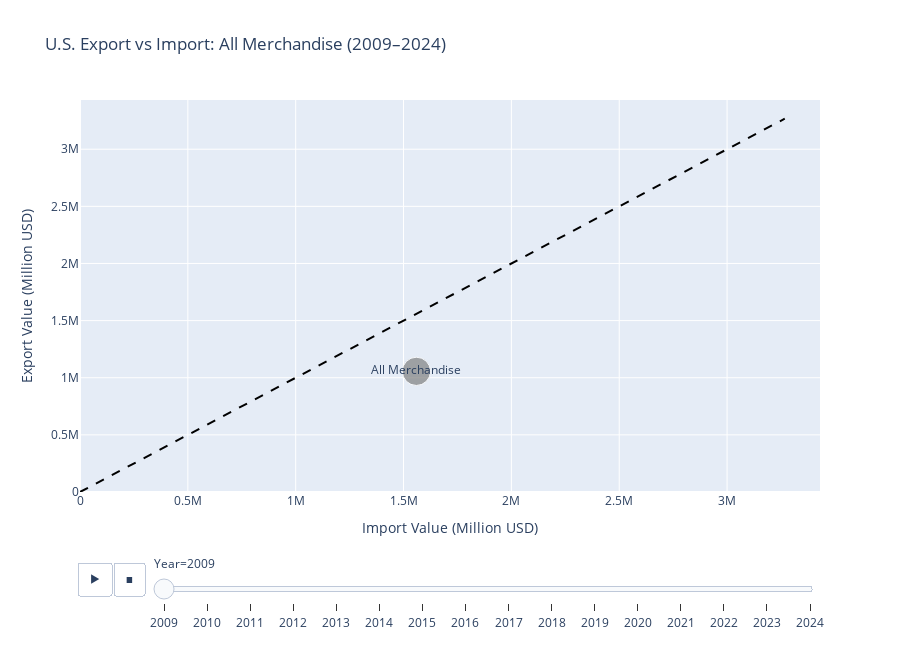

Source (notebook cell):
### Markdown cell above
# U.S. Export vs Import: All Merchandise (2009–2024)

### Code cell
merged = pd.merge(export_long, import_long, on=["Product", "Year"])
merged["Is_All_Merchandise"] = merged["Product"].str.contains("All Merchandise")
all_merch = merged[merged["Is_All_Merchandise"]].copy()
all_merch["Size"] = 40  # fixed bubble size

# Animated Plot for All Merchandise only
fig = px.scatter(
    all_merch,
    x="Import",
    y="Export",
    animation_frame="Year",
    size="Size",
    hover_name="Product",
    color_discrete_sequence=["gray"],
    text=["All Merchandise"] * len(all_merch),
    title="U.S. Export vs Import: All Merchandise (2009–2024)"
)

# Add 45-degree trade balance line
max_val = max(all_merch["Export"].max(), all_merch["Import"].max())
fig.add_trace(go.Scatter(
    x=[0, max_val],
    y=[0, max_val],
    mode='lines',
    line=dict(color='black', dash='dash'),
    name='Trade Balance = 0'
))

# Layout settings
fig.update_layout(
    xaxis_title="Import Value (Million USD)",
    yaxis_title="Export Value (Million USD)",
    xaxis=dict(range=[0, max_val * 1.05]),
    yaxis=dict(range=[0, max_val * 1.05]),
    height=650,
    showlegend=False
)

fig.show()
fig.write_html("../img/All_Merchandise_bubble.html")

### Figure 1 — Plotly figure (JSON) as saved in the notebook; plotly's stock layout.template omitted (floating-point values rounded to 4 significant figures)
{"data": [{"hovertemplate": "<b>%{hovertext}</b><br><br>Year=2009<br>Import=%{x}<br>Export=%{y}<br>Size=%{marker.size}<br>text=%{text}<extra></extra>", "hovertext": ["0--All Merchandise"], "legendgroup": "", "marker": {"color": "gray", "size": [40], "sizemode": "area", "sizeref": 0.1, "symbol": "circle"}, "mode": "markers+text", "name": "", "orientation": "v", "showlegend": false, "text": ["All Merchandise"], "type": "scatter", "x": [1559625], "xaxis": "x", "y": [1056043], "yaxis": "y"}, {"line": {"color": "black", "dash": "dash"}, "mode": "lines", "name": "Trade Balance = 0", "type": "scatter", "x": [0, 3267389], "y": [0, 3267389]}], "layout": {"height": 650, "legend": {"itemsizing": "constant", "tracegroupgap": 0}, "showlegend": false, "sliders": [{"active": 0, "currentvalue": {"prefix": "Year="}, "len": 0.9, "pad": {"b": 10, "t": 60}, "steps": [{"args": [["2009"], {"frame": {"duration": 0, "redraw": false}, "fromcurrent": true, "mode": "immediate", "transition": {"duration": 0, "easing": "linear"}}], "label": "2009", "method": "animate"}, {"args": [["2010"], {"frame": {"duration": 0, "redraw": false}, "fromcurrent": true, "mode": "immediate", "transition": {"duration": 0, "easing": "linear"}}], "label": "2010", "method": "animate"}, {"args": [["2011"], {"frame": {"duration": 0, "redraw": false}, "fromcurrent": true, "mode": "immediate", "transition": {"duration": 0, "easing": "linear"}}], "label": "2011", "method": "animate"}, {"args": [["2012"], {"frame": {"duration": 0, "redraw": false}, "fromcurrent": true, "mode": "immediate", "transition": {"duration": 0, "easing": "linear"}}], "label": "2012", "method": "animate"}, {"args": [["2013"], {"frame": {"duration": 0, "redraw": false}, "fromcurrent": true, "mode": "immediate", "transition": {"duration": 0, "easing": "linear"}}], "label": "2013", "method": "animate"}, {"args": [["2014"], {"frame": {"duration": 0, "redraw": false}, "fromcurrent": true, "mode": "immediate", "transition": {"duration": 0, "easing": "linear"}}], "label": "2014", "method": "animate"}, {"args": [["2015"], {"frame": {"duration": 0, "redraw": false}, "fromcurrent": true, "mode": "immediate", "transition": {"duration": 0, "easing": "linear"}}], "label": "2015", "method": "animate"}, {"args": [["2016"], {"frame": {"duration": 0, "redraw": false}, "fromcurrent": true, "mode": "immediate", "transition": {"duration": 0, "easing": "linear"}}], "label": "2016", "method": "animate"}, {"args": [["2017"], {"frame": {"duration": 0, "redraw": false}, "fromcurrent": true, "mode": "immediate", "transition": {"duration": 0, "easing": "linear"}}], "label": "2017", "method": "animate"}, {"args": [["2018"], {"frame": {"duration": 0, "redraw": false}, "fromcurrent": true, "mode": "immediate", "transition": {"duration": 0, "easing": "linear"}}], "label": "2018", "method": "animate"}, {"args": [["2019"], {"frame": {"duration": 0, "redraw": false}, "fromcurrent": true, "mode": "immediate", "transition": {"duration": 0, "easing": "linear"}}], "label": "2019", "method": "animate"}, {"args": [["2020"], {"frame": {"duration": 0, "redraw": false}, "fromcurrent": true, "mode": "immediate", "transition": {"duration": 0, "easing": "linear"}}], "label": "2020", "method": "animate"}, {"args": [["2021"], {"frame": {"duration": 0, "redraw": false}, "fromcurrent": true, "mode": "immediate", "transition": {"duration": 0, "easing": "linear"}}], "label": "2021", "method": "animate"}, {"args": [["2022"], {"frame": {"duration": 0, "redraw": false}, "fromcurrent": true, "mode": "immediate", "transition": {"duration": 0, "easing": "linear"}}], "label": "2022", "method": "animate"}, {"args": [["2023"], {"frame": {"duration": 0, "redraw": false}, "fromcurrent": true, "mode": "immediate", "transition": {"duration": 0, "easing": "linear"}}], "label": "2023", "method": "animate"}, {"args": [["2024"], {"frame": {"duration": 0, "redraw": false}, "fromcurrent": true, "mode": "immediate", "transition": {"duration": 0, "easing": "linear"}}], "label": "2024", "method": "animate"}], "x": 0.1, "xanchor": "left", "y": 0, "yanchor": "top"}], "title": {"text": "U.S. Export vs Import: All Merchandise (2009–2024)"}, "updatemenus": [{"buttons": [{"args": [null, {"frame": {"duration": 500, "redraw": false}, "fromcurrent": true, "mode": "immediate", "transition": {"duration": 500, "easing": "linear"}}], "label": "&#9654;", "method": "animate"}, {"args": [[null], {"frame": {"duration": 0, "redraw": false}, "fromcurrent": true, "mode": "immediate", "transition": {"duration": 0, "easing": "linear"}}], "label": "&#9724;", "method": "animate"}], "direction": "left", "pad": {"r": 10, "t": 70}, "showactive": false, "type": "buttons", "x": 0.1, "xanchor": "right", "y": 0, "yanchor": "top"}], "xaxis": {"anchor": "y", "domain": [0, 1], "range": [0, 3431000.0], "title": {"text": "Import Value (Million USD)"}}, "yaxis": {"anchor": "x", "domain": [0, 1], "range": [0, 3431000.0], "title": {"text": "Export Value (Million USD)"}}}}
